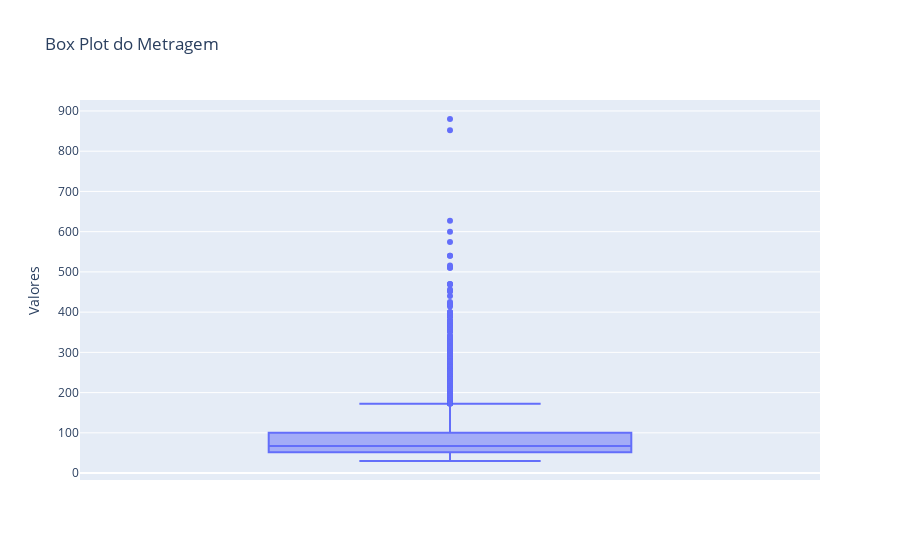

Notebook source saved alongside this figure:
### Code cell
fig = px.box(df, y='Metragem', title='Box Plot do Metragem', labels={'Metragem': 'Valores'})
fig.show()

### Figure 1 — Plotly figure (JSON) as saved in the notebook; plotly's stock layout.template omitted (floating-point values rounded to 4 significant figures; data arrays with more than 128 entries replaced by an {"elided": "..."} marker saying what was removed)
{"data": [{"alignmentgroup": "True", "hovertemplate": "Valores=%{y}<extra></extra>", "legendgroup": "", "marker": {"color": "#636efa"}, "name": "", "notched": false, "offsetgroup": "", "orientation": "v", "showlegend": false, "type": "box", "x0": " ", "xaxis": "x", "y": {"elided": "7203 float values"}, "y0": " ", "yaxis": "y"}], "layout": {"boxmode": "group", "legend": {"tracegroupgap": 0}, "title": {"text": "Box Plot do Metragem"}, "xaxis": {"anchor": "y", "domain": [0, 1]}, "yaxis": {"anchor": "x", "domain": [0, 1], "title": {"text": "Valores"}}}}
